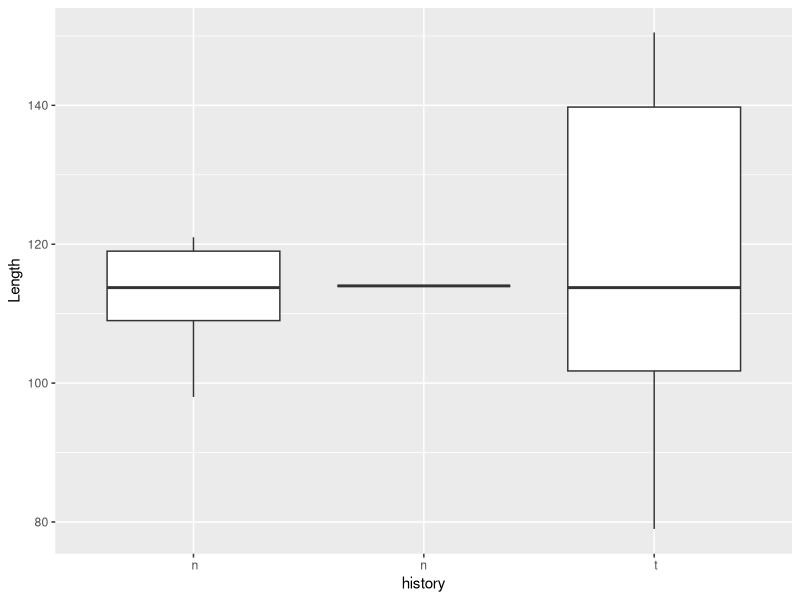
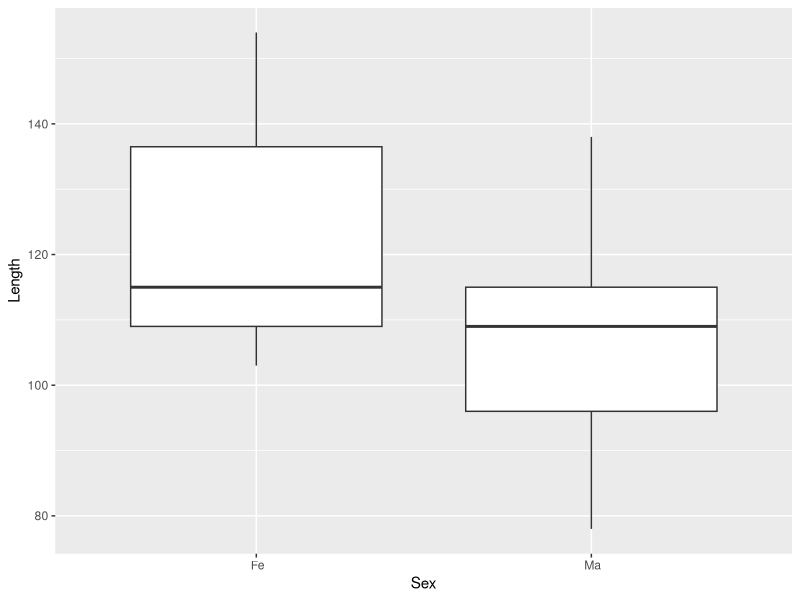
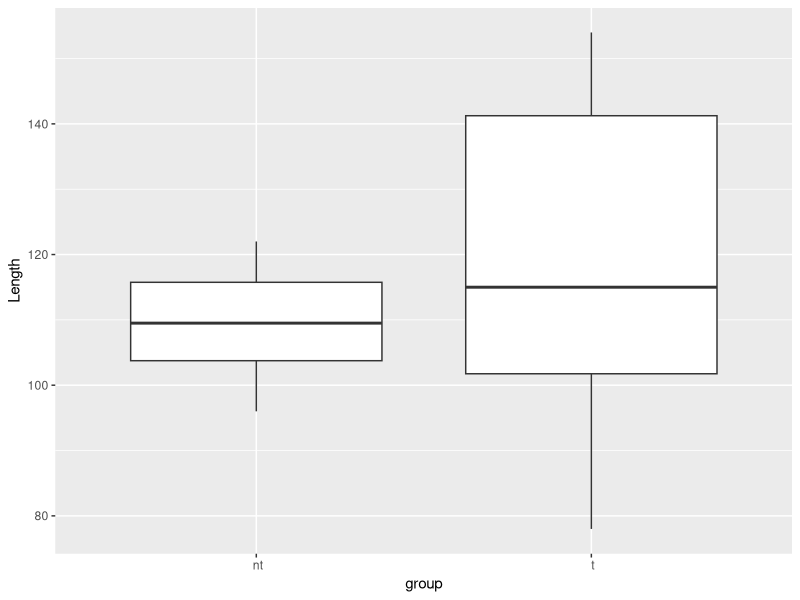
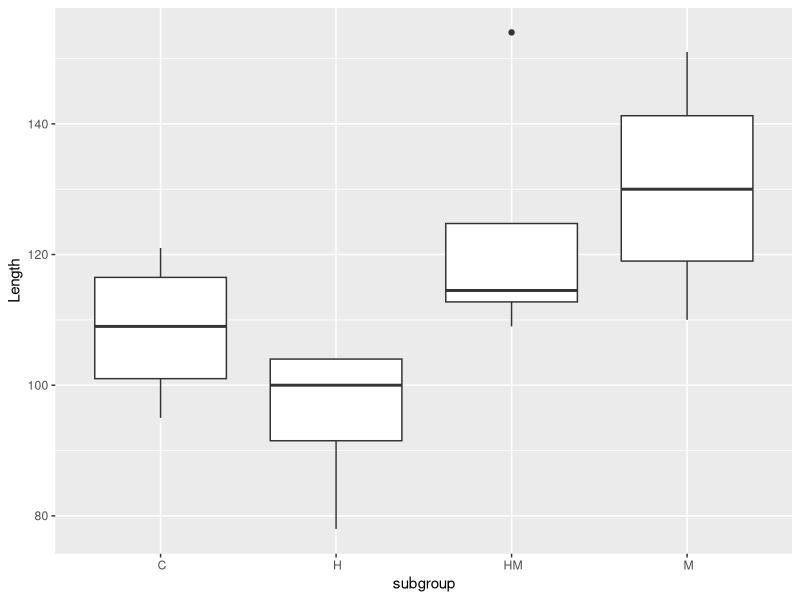
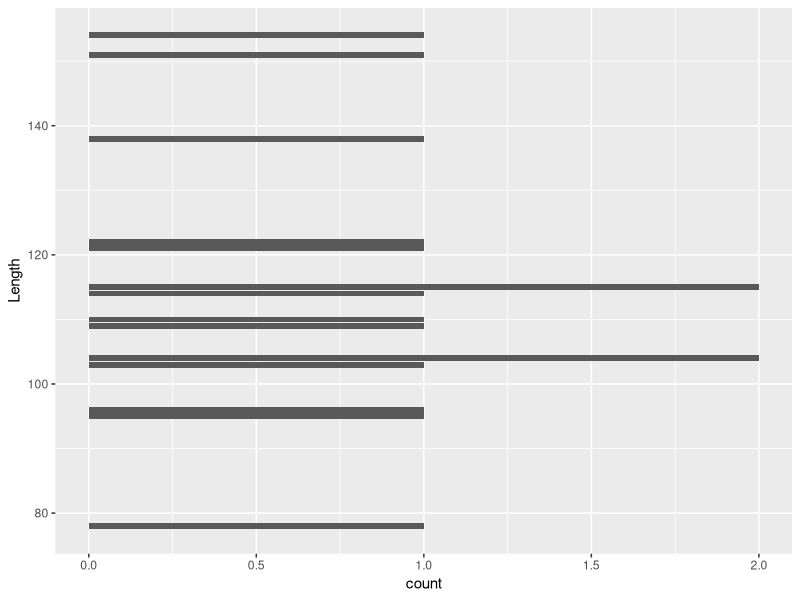

Generate these figures, in order, with R:
## ---- chunk 1
library(tidyverse)
## ---- chunk 2
init <- read.csv("../data/initial-shell-length.csv", header = TRUE)
## ---- chunk 3

ggplot(data = init, mapping = aes(x = history, y = Length)) + 
  geom_boxplot()

## ---- chunk 4
oysdata <- read.csv("../data/sampling-data.csv", header = TRUE)
## ---- chunk 5
ggplot(data = oysdata, mapping = aes(x = Sex, y = Length)) + 
  geom_boxplot()
## ---- chunk 6
ggplot(data = oysdata, mapping = aes(x = group, y = Length)) + 
  geom_boxplot()
## ---- chunk 7
ggplot(data = oysdata, mapping = aes(x = subgroup, y = Length)) + 
  geom_boxplot()
## ---- chunk 8
ggplot(data = oysdata, mapping = aes(y = Length)) + 
  geom_bar()
